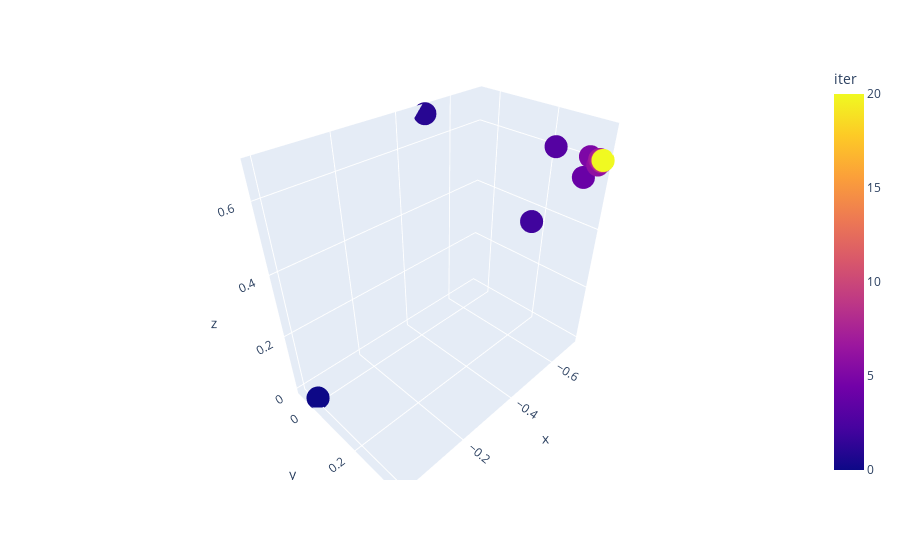

Notebook source saved alongside this figure:
### Code cell
plot_3d_iters(10, 20)

### Figure 1 — Plotly figure (JSON) as saved in the notebook; plotly's stock layout.template omitted (floating-point values rounded to 4 significant figures)
{"data": [{"hovertemplate": "x=%{x}<br>y=%{y}<br>z=%{z}<br>iter=%{marker.color}<extra></extra>", "legendgroup": "", "marker": {"color": [0.0, 1.0, 2.0, 3.0, 4.0, 5.0, 6.0, 7.0, 8.0, 9.0, 10.0, 11.0, 12.0, 13.0, 14.0, 15.0, 16.0, 17.0, 18.0, 19.0, 20.0], "coloraxis": "coloraxis", "symbol": "circle"}, "mode": "markers", "name": "", "scene": "scene", "showlegend": false, "type": "scatter3d", "x": [0.0, -0.4887, -0.5996, -0.6701, -0.6846, -0.6995, -0.7024, -0.7062, -0.7069, -0.7078, -0.708, -0.7083, -0.7083, -0.7084, -0.7084, -0.7084, -0.7084, -0.7084, -0.7084, -0.7085, -0.7085], "y": [0.0, -0.05891, 0.2418, 0.2436, 0.328, 0.3296, 0.3523, 0.3528, 0.3589, 0.359, 0.3607, 0.3607, 0.3611, 0.3611, 0.3612, 0.3612, 0.3613, 0.3613, 0.3613, 0.3613, 0.3613], "z": [0.0, 0.6784, 0.4253, 0.6205, 0.5569, 0.6097, 0.5931, 0.6072, 0.6028, 0.6065, 0.6053, 0.6063, 0.606, 0.6063, 0.6062, 0.6063, 0.6063, 0.6063, 0.6063, 0.6063, 0.6063]}], "layout": {"coloraxis": {"colorbar": {"title": {"text": "iter"}}, "colorscale": [[0, "#0d0887"], [0.1111, "#46039f"], [0.2222, "#7201a8"], [0.3333, "#9c179e"], [0.4444, "#bd3786"], [0.5556, "#d8576b"], [0.6667, "#ed7953"], [0.7778, "#fb9f3a"], [0.8889, "#fdca26"], [1, "#f0f921"]]}, "legend": {"tracegroupgap": 0}, "margin": {"t": 60}, "scene": {"domain": {"x": [0, 1], "y": [0, 1]}, "xaxis": {"title": {"text": "x"}}, "yaxis": {"title": {"text": "y"}}, "zaxis": {"title": {"text": "z"}}}}}
